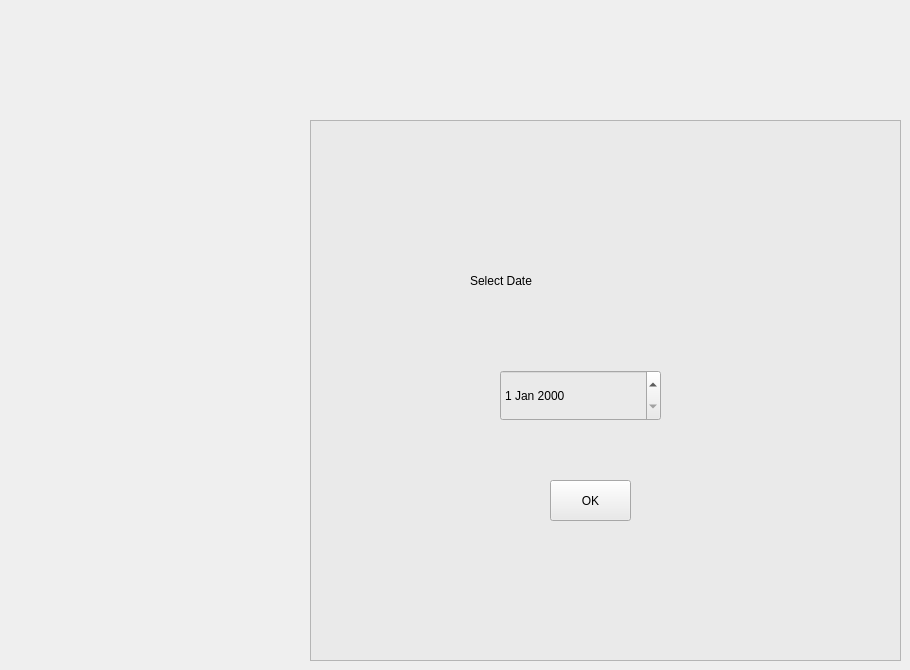
   <widget class="QWidget" name="page_10">
    <widget class="QFrame" name="frame_10">
     <property name="enabled">
      <bool>true</bool>
     </property>
     <property name="geometry">
      <rect>
       <x>310</x>
       <y>120</y>
       <width>591</width>
       <height>541</height>
      </rect>
     </property>
     <property name="styleSheet">
      <string notr="true">background:rgb(234, 234, 234)</string>
     </property>
     <property name="frameShape">
      <enum>QFrame::StyledPanel</enum>
     </property>
     <property name="frameShadow">
      <enum>QFrame::Raised</enum>
     </property>
     <widget class="QLabel" name="label_2">
      <property name="geometry">
       <rect>
        <x>160</x>
        <y>130</y>
        <width>241</width>
        <height>61</height>
       </rect>
      </property>
      <property name="styleSheet">
       <string notr="true">font: 36pt &quot;Segoe UI&quot;;</string>
      </property>
      <property name="text">
       <string>Select Date</string>
      </property>
     </widget>
     <widget class="QDateEdit" name="dateEdit">
      <property name="geometry">
       <rect>
        <x>190</x>
        <y>250</y>
        <width>161</width>
        <height>51</height>
       </rect>
      </property>
      <property name="styleSheet">
       <string notr="true">font: 20pt &quot;Segoe UI&quot;;</string>
      </property>
     </widget>
     <widget class="QPushButton" name="pushButton">
      <property name="geometry">
       <rect>
        <x>240</x>
        <y>360</y>
        <width>81</width>
        <height>41</height>
       </rect>
      </property>
      <property name="text">
       <string>OK</string>
      </property>
     </widget>
    </widget>
   </widget>
